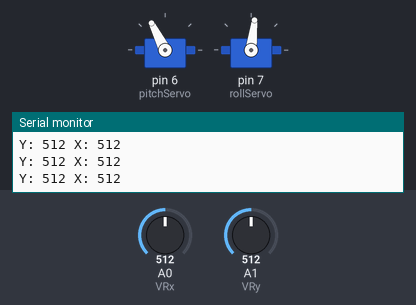
Simulated run of this sketch. Board: Arduino Uno, built with avr-gcc and run on an emulated ATmega328P. Shown: 2 × servo, the last lines printed to the serial monitor. Inputs (shaded band) come from the test bench; at power-on: A1 (VRy) = 512, A0 (VRx) = 512.

Above: at 1.4 s.
1.5 s: A1 (VRy) set to 307
3.0 s: A1 (VRy) set to 292
At 3.7 s:
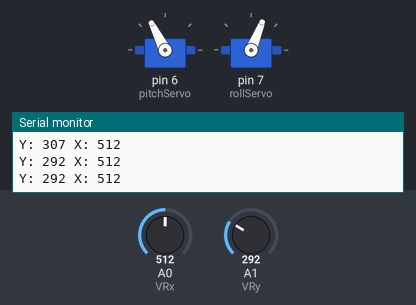
6.2 s: A0 (VRx) set to 783
7.8 s: A0 (VRx) set to 810
At 9.1 s:
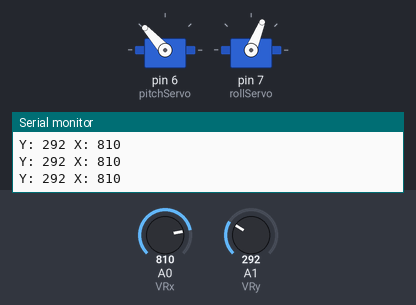
11.0 s: A1 (VRy) set to 810
At 12.8 s:
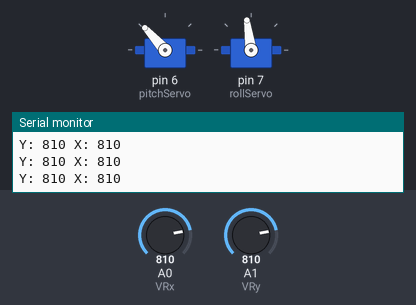
Timing chart, 0 to 14.3 s (numbered marks = the images above; inputs shaded):
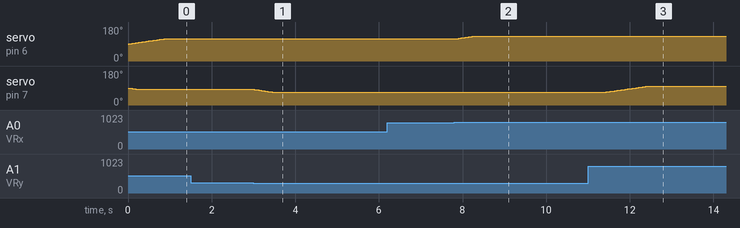

Measured:
- the behaviour switches between 300 and 299 on A1 (VRy) (found by bisection; images 0 and 1)
- the behaviour switches between 800 and 801 on A0 (VRx) (found by bisection; images 1 and 2)
- after the input at 3.0 s, servo on pin 7 (rollServo): moves from 83° to 68° over 0.42 s, starting at once
- after the input at 7.8 s, servo on pin 6 (pitchServo): moves from 117° to 132° over 0.46 s, starting at once
- after the input at 11.0 s, servo on pin 7 (rollServo): moves from 68° to 98° over 0.94 s, starting after 0.43 s

The sketch:

maze_servo_joystick.ino
```cpp
/*
This sketch centers your maze servos on the maze BT control project

 * pitch servo pin 6 group
 * roll servo pin 7 group

Written by The Bridgeville Delaware Public Library Teen Imagineering Club
This code is in the public domain
 */

#include <VarSpeedServo.h>  //include the VarSpeedServo library

VarSpeedServo pitchServo;   //create VarSpeedServo objects for pitch and roll
VarSpeedServo rollServo;

const int svsp = 20;   //speed setting for VarSpeedServo SlowMove
const int pitchHm = 117;   //set so pitch direction is level
const int rollHm = 83;    //set so roll direction is level
const int VRx = 0; // Connect to Analog Pin 0
const int VRy = 1; // Connect to Analog Pin 1
const int SW = 4; // Connect to Digital Pin 4
int refreshTime = 600;  // make this smaller to make servo move faster
const int tiltAmt = 15;   //set how much it tilts in each direction

void setup()  //setup runs one time
{
  pitchServo.attach(6);  //attach servos to pins
  rollServo.attach(7);

  pitchServo.slowmove(pitchHm, svsp);  //Home servos to start
  rollServo.slowmove(rollHm, svsp);
  pinMode(SW, INPUT);
  digitalWrite(SW, HIGH);
  Serial.begin(9600);
}

void loop() //loop repeats forever
{
   int joyReadx = analogRead(VRx);
   int joyReady = analogRead(VRy);
  Serial.print("Y: ");
  Serial.print(joyReady);
  Serial.print(" X: ");
  Serial.println(joyReadx);

  if (joyReadx < 800 && joyReadx > 300 && joyReady < 800 && joyReady > 300) {
      pitchServo.slowmove(pitchHm, svsp);  //Home servos to start
      rollServo.slowmove(rollHm, svsp);
      pinMode(SW, INPUT);
      digitalWrite(SW, HIGH);
  } else if (joyReadx > 800 && joyReady > 800) {
      pitchServo.slowmove(pitchHm+tiltAmt, svsp);  //Home servos to start
      rollServo.slowmove(rollHm+tiltAmt, svsp);
      pinMode(SW, INPUT);
      digitalWrite(SW, HIGH);

  } else if (joyReadx < 300 && joyReady > 800) {
      pitchServo.slowmove(pitchHm-tiltAmt, svsp);  //Home servos to start
      rollServo.slowmove(rollHm+tiltAmt, svsp);
      pinMode(SW, INPUT);
      digitalWrite(SW, HIGH);
  } else if (joyReadx < 300 && joyReady < 300) {
      pitchServo.slowmove(pitchHm-tiltAmt, svsp);  //Home servos to start
      rollServo.slowmove(rollHm-tiltAmt, svsp);
      pinMode(SW, INPUT);
      digitalWrite(SW, HIGH);
  } else if (joyReadx > 800 && joyReady < 300) {
      pitchServo.slowmove(pitchHm+tiltAmt, svsp);  //Home servos to start
      rollServo.slowmove(rollHm-tiltAmt, svsp);
      pinMode(SW, INPUT);
      digitalWrite(SW, HIGH);

  } else if (joyReadx < 300) {
      pitchServo.slowmove(pitchHm-tiltAmt, svsp);  //Home servos to start
      rollServo.slowmove(rollHm, svsp);
      pinMode(SW, INPUT);
      digitalWrite(SW, HIGH);

  } else if (joyReadx > 800 ) {
      pitchServo.slowmove(pitchHm+tiltAmt, svsp);  //Home servos to start
      rollServo.slowmove(rollHm, svsp);
      pinMode(SW, INPUT);
      digitalWrite(SW, HIGH);


  } else if (joyReady > 800) {
      pitchServo.slowmove(pitchHm, svsp);  //Home servos to start
      rollServo.slowmove(rollHm+tiltAmt, svsp);
      pinMode(SW, INPUT);
      digitalWrite(SW, HIGH);
  } else if (joyReady < 300) {
      pitchServo.slowmove(pitchHm, svsp);  //Home servos to start
      rollServo.slowmove(rollHm-tiltAmt, svsp);
      pinMode(SW, INPUT);
      digitalWrite(SW, HIGH);
  }
  delay(refreshTime);
}
```
